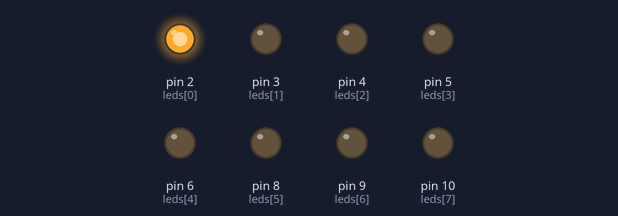
This sketch was run on a simulated Arduino Uno, built with avr-gcc and run on an emulated ATmega328P. On the bench: output pins drawn as LEDs (lit = HIGH).

Above: at 0.1 s.
At 1.1 s:
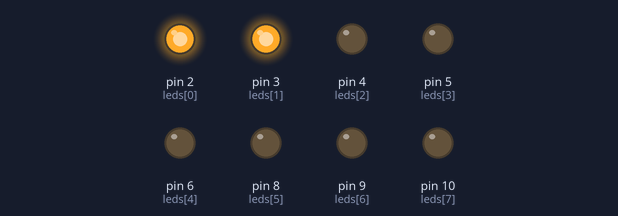
At 2.1 s:
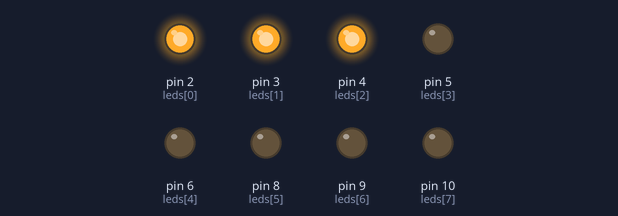
At 3.1 s:
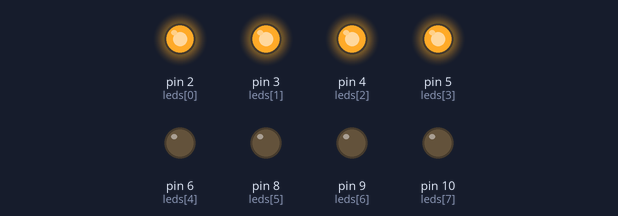
At 5.1 s:
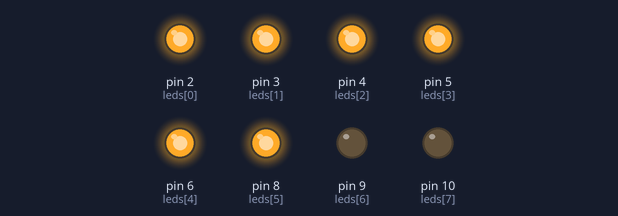
At 7.1 s:
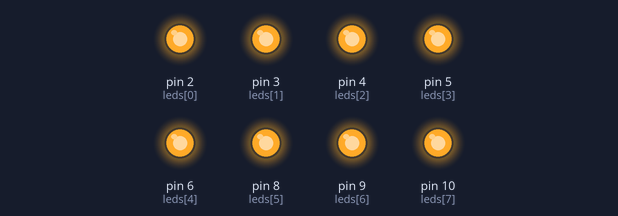
Timing chart, 0 to 8.6 s (numbered marks = the images above):
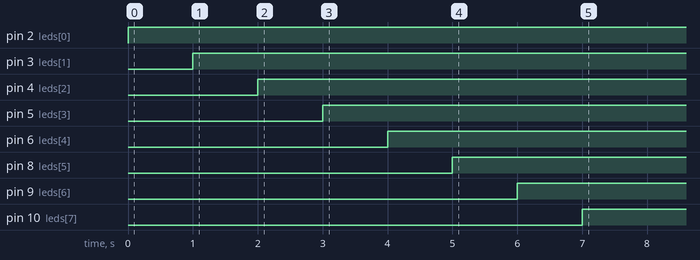

The sketch:

code.ino
```cpp
// C++ code
//
int leds[] = {2,3,4,5,6,8,9,10};

void setup()
{
  for(int i = 0 ;i<=7;i++){

  pinMode(leds[i], OUTPUT);
}
}


void loop(){
  for(int j =0; j<=7; j++){
  digitalWrite(leds[j], HIGH);
    delay(1000); }


}
```

Measured:
- by itself, pin 2 (leds[0]): LOW → HIGH at 0.00 s
- by itself, pin 3 (leds[1]): LOW → HIGH at 1.0 s
- by itself, pin 4 (leds[2]): LOW → HIGH at 2.0 s
- by itself, pin 5 (leds[3]): LOW → HIGH at 3.0 s
- by itself, pin 6 (leds[4]): LOW → HIGH at 4.0 s
- by itself, pin 8 (leds[5]): LOW → HIGH at 5.0 s
- by itself, pin 9 (leds[6]): LOW → HIGH at 6.0 s
- by itself, pin 10 (leds[7]): LOW → HIGH at 7.0 s
